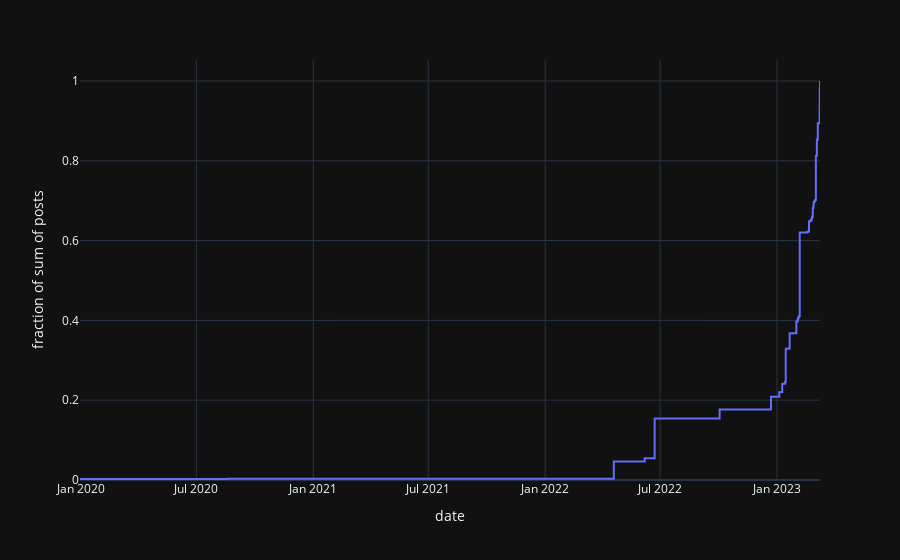

The notebook cell this image was saved under:
### Code cell
date_df = idf.groupby('date')['posts'].sum()
px.ecdf(date_df, date_df.index, 'posts')
